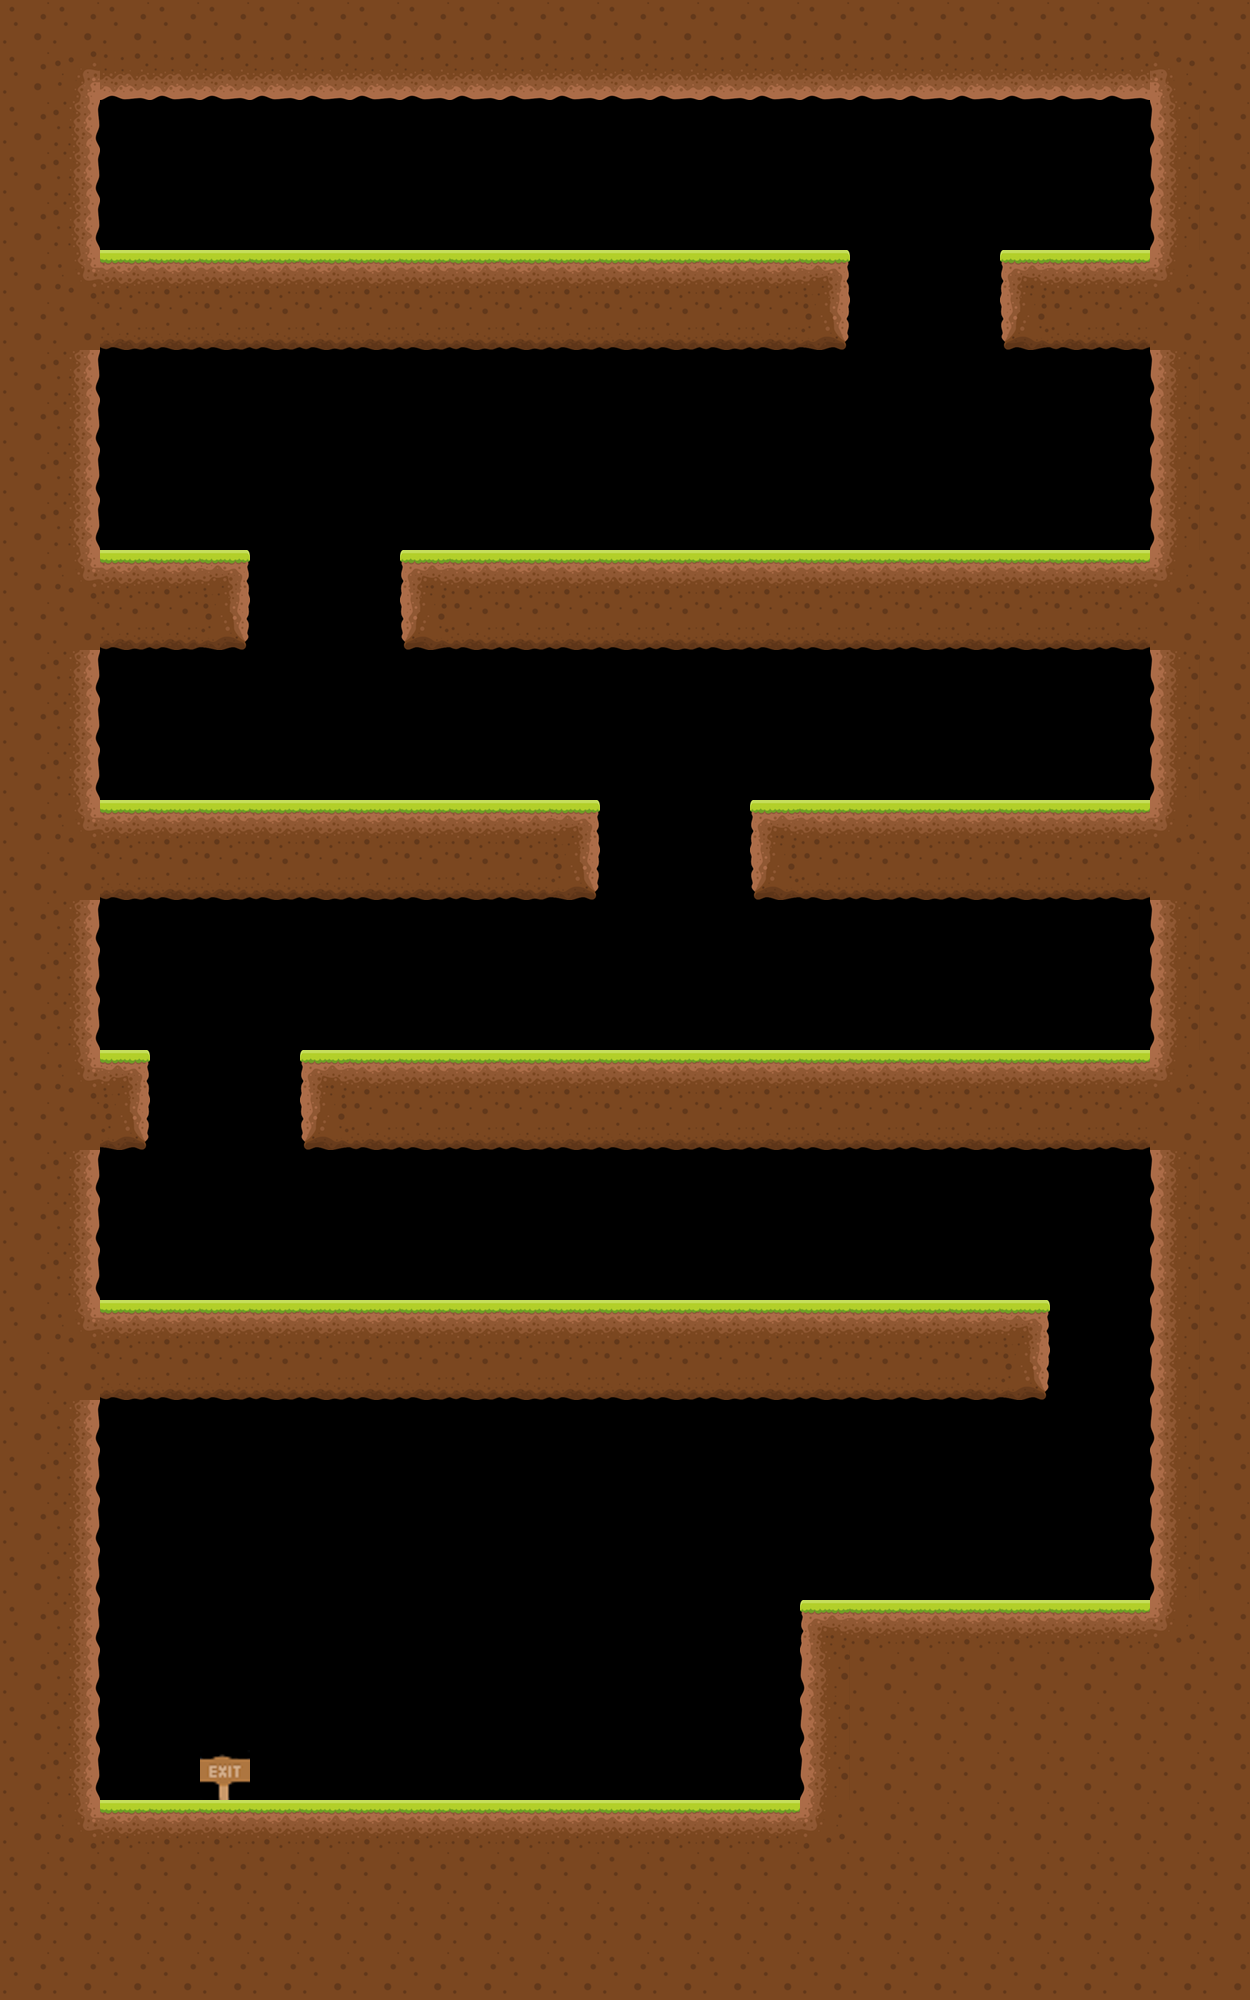

Rendered tile map (Tiled .tmx) drawn with the repository's tilesets; below, a short description and the map source with its tile grids summarised:
An orthogonal 25x40 tile map with 50x50 px tiles, 16 tile layers (Exit, GroundMid, GroundLeft, GroundRight, ...), 15 tilesets and 30 objects.

<map version="1.0" orientation="orthogonal" renderorder="right-down" width="25" height="40" tilewidth="50" tileheight="50">
 <tileset firstgid="1" name="exit" tilewidth="50" tileheight="50">
  <image source="exit.png" width="50" height="50" />
 </tileset>
 <tileset firstgid="2" name="GroundMid" tilewidth="50" tileheight="50">
  <image source="groundMid.png" trans="ff00ff" width="50" height="50" />
 </tileset>
 <tileset firstgid="3" name="GroundLeft" tilewidth="50" tileheight="50">
  <image source="groundLeft.png" trans="ff00ff" width="50" height="50" />
 </tileset>
 <tileset firstgid="4" name="GroundRight" tilewidth="50" tileheight="50">
  <image source="groundRight.png" trans="ff00ff" width="50" height="50" />
 </tileset>
 <tileset firstgid="5" name="EarthBtmRight" tilewidth="50" tileheight="50">
  <image source="EarthBtmRight.png" trans="ff00ff" width="50" height="50" />
 </tileset>
 <tileset firstgid="6" name="EarthBtmLeft" tilewidth="50" tileheight="50">
  <image source="EarthBtmLeft.png" trans="ff00ff" width="50" height="50" />
 </tileset>
 <tileset firstgid="7" name="EarthLeft" tilewidth="50" tileheight="50">
  <image source="earthLeft.png" trans="ff00ff" width="50" height="50" />
 </tileset>
 <tileset firstgid="8" name="EarthTopRight" tilewidth="50" tileheight="50">
  <image source="EarthTopRight.png" trans="ff00ff" width="50" height="50" />
 </tileset>
 <tileset firstgid="9" name="EarthBtm" tilewidth="50" tileheight="50">
  <image source="earthBtm.png" trans="ff00ff" width="50" height="50" />
 </tileset>
 <tileset firstgid="10" name="EarthTopLeft" tilewidth="50" tileheight="50">
  <image source="EarthTopLeft.png" trans="ff00ff" width="50" height="50" />
 </tileset>
 <tileset firstgid="11" name="EarthRight" tilewidth="50" tileheight="50">
  <image source="earthRight.png" trans="ff00ff" width="50" height="50" />
 </tileset>
 <tileset firstgid="12" name="EarthBtmConRight" tilewidth="50" tileheight="50">
  <image source="EarthBtmConRight.png" trans="ff00ff" width="50" height="50" />
 </tileset>
 <tileset firstgid="13" name="EarthPlatBtm" tilewidth="50" tileheight="50">
  <image source="EarthPlatBtm.png" trans="ff00ff" width="50" height="50" />
 </tileset>
 <tileset firstgid="14" name="EarthBtmConLeft" tilewidth="50" tileheight="50">
  <image source="EarthBtmConLeft.png" trans="ff00ff" width="50" height="50" />
 </tileset>
 <tileset firstgid="15" name="Earth" tilewidth="50" tileheight="50">
  <image source="earthMid.png" trans="ff00ff" width="50" height="50" />
 </tileset>
 <layer name="Exit" width="25" height="40">
  <data>[1000 cells, 1 non-empty, 1 distinct tile ids]</data>
 </layer>
 <layer name="GroundMid" width="25" height="40">
  <data>[1000 cells, 102 non-empty, 1 distinct tile ids]</data>
 </layer>
 <layer name="GroundLeft" width="25" height="40">
  <data>[1000 cells, 5 non-empty, 1 distinct tile ids]</data>
 </layer>
 <layer name="GroundRight" width="25" height="40">
  <data>[1000 cells, 5 non-empty, 1 distinct tile ids]</data>
 </layer>
 <layer name="EarthBtmRight" width="25" height="40">
  <data>[1000 cells, 4 non-empty, 1 distinct tile ids]</data>
 </layer>
 <layer name="EarthLeft" width="25" height="40">
  <data>[1000 cells, 25 non-empty, 1 distinct tile ids]</data>
 </layer>
 <layer name="EarthTopRight" width="25" height="40">
  <data>[1000 cells, 1 non-empty, 1 distinct tile ids]</data>
 </layer>
 <layer name="EarthBtm" width="25" height="40">
  <data>[1000 cells, 21 non-empty, 1 distinct tile ids]</data>
 </layer>
 <layer name="EarthTopLeft" width="25" height="40">
  <data>[1000 cells, 1 non-empty, 1 distinct tile ids]</data>
 </layer>
 <layer name="EarthRight" width="25" height="40">
  <data>[1000 cells, 24 non-empty, 1 distinct tile ids]</data>
 </layer>
 <layer name="EarthBtmConRight" width="25" height="40">
  <data>[1000 cells, 5 non-empty, 1 distinct tile ids]</data>
 </layer>
 <layer name="EarthPlatBtm" width="25" height="40">
  <data>[1000 cells, 82 non-empty, 1 distinct tile ids]</data>
 </layer>
 <layer name="EarthBtmConLeft" width="25" height="40">
  <data>[1000 cells, 4 non-empty, 1 distinct tile ids]</data>
 </layer>
 <layer name="Earth" width="25" height="40">
  <data>[1000 cells, 209 non-empty, 1 distinct tile ids]</data>
 </layer>
 <layer name="EarthBtmLeft" width="25" height="40">
  <data>[1000 cells, 2 non-empty, 1 distinct tile ids]</data>
 </layer>
 <layer name="EarthBtmRight" width="25" height="40">
  <data>[1000 cells, 6 non-empty, 1 distinct tile ids]</data>
 </layer>
 <objectgroup name="spikes">
  <object x="975" y="485" width="50" height="50" />
  <object x="245" y="735" width="50" height="50" />
  <object x="155" y="1235" width="50" height="50" />
  <object x="710" y="985" width="50" height="50" />
 </objectgroup>
 <objectgroup name="start" visible="0">
  <object x="150" y="200" width="50" height="50" />
 </objectgroup>
 <objectgroup name="wall" visible="0">
  <object x="50" y="50" width="50" height="1800" />
  <object x="1150" y="50" width="50" height="1600" />
  <object x="100" y="50" width="1050" height="50" />
  <object x="100" y="1100" width="50" height="50" />
  <object x="100" y="1350" width="950" height="50" />
  <object x="100" y="850" width="500" height="50" />
  <object x="750" y="850" width="400" height="50" />
  <object x="400" y="600" width="750" height="50" />
  <object x="100" y="600" width="150" height="50" />
  <object x="100" y="300" width="750" height="50" />
  <object x="1000" y="300" width="150" height="50" />
  <object x="300" y="1100" width="850" height="50" />
 </objectgroup>
 <objectgroup name="Goal" visible="0">
  <object x="150" y="1400" width="50" height="400" />
 </objectgroup>
 <objectgroup name="floor" visible="0">
  <object x="100" y="250" width="750" height="50" />
  <object x="1000" y="250" width="150" height="50" />
  <object x="100" y="550" width="150" height="50" />
  <object x="400" y="550" width="750" height="50" />
  <object x="750" y="800" width="400" height="50" />
  <object x="100" y="800" width="500" height="50" />
  <object x="100" y="1050" width="50" height="50" />
  <object x="100" y="1300" width="950" height="50" />
  <object x="800" y="1600" width="350" height="50" />
  <object x="100" y="1800" width="700" height="50" />
  <object x="800" y="1650" width="50" height="200" />
  <object x="300" y="1050" width="850" height="50" />
 </objectgroup>
</map>
